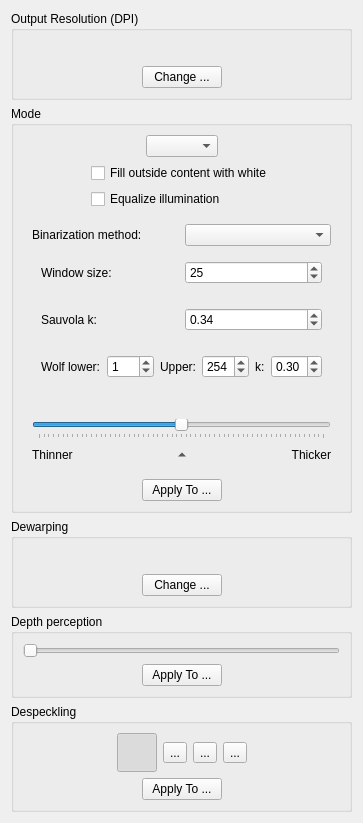
<?xml version="1.0" encoding="UTF-8"?>
<ui version="4.0">
 <class>OutputOptionsWidget</class>
 <widget class="QWidget" name="OutputOptionsWidget">
  <property name="geometry">
   <rect>
    <x>0</x>
    <y>0</y>
    <width>228</width>
    <height>621</height>
   </rect>
  </property>
  <property name="windowTitle">
   <string>Form</string>
  </property>
  <layout class="QVBoxLayout" name="verticalLayout_6">
   <item>
    <widget class="QGroupBox" name="dpiPanel">
     <property name="title">
      <string>Output Resolution (DPI)</string>
     </property>
     <layout class="QVBoxLayout" name="verticalLayout_2">
      <item>
       <layout class="QHBoxLayout" name="horizontalLayout_3">
        <item>
         <spacer name="horizontalSpacer_5">
          <property name="orientation">
           <enum>Qt::Horizontal</enum>
          </property>
          <property name="sizeHint" stdset="0">
           <size>
            <width>0</width>
            <height>20</height>
           </size>
          </property>
         </spacer>
        </item>
        <item>
         <widget class="QLabel" name="dpiLabel">
          <property name="text">
           <string/>
          </property>
         </widget>
        </item>
        <item>
         <spacer name="horizontalSpacer_6">
          <property name="orientation">
           <enum>Qt::Horizontal</enum>
          </property>
          <property name="sizeHint" stdset="0">
           <size>
            <width>0</width>
            <height>20</height>
           </size>
          </property>
         </spacer>
        </item>
       </layout>
      </item>
      <item>
       <layout class="QHBoxLayout" name="horizontalLayout_4">
        <item>
         <spacer name="horizontalSpacer_7">
          <property name="orientation">
           <enum>Qt::Horizontal</enum>
          </property>
          <property name="sizeHint" stdset="0">
           <size>
            <width>0</width>
            <height>20</height>
           </size>
          </property>
         </spacer>
        </item>
        <item>
         <widget class="QPushButton" name="changeDpiButton">
          <property name="text">
           <string>Change ...</string>
          </property>
         </widget>
        </item>
        <item>
         <spacer name="horizontalSpacer_8">
          <property name="orientation">
           <enum>Qt::Horizontal</enum>
          </property>
          <property name="sizeHint" stdset="0">
           <size>
            <width>0</width>
            <height>20</height>
           </size>
          </property>
         </spacer>
        </item>
       </layout>
      </item>
     </layout>
    </widget>
   </item>
   <item>
    <widget class="QGroupBox" name="modePanel">
     <property name="title">
      <string>Mode</string>
     </property>
     <property name="flat">
      <bool>false</bool>
     </property>
     <property name="checkable">
      <bool>false</bool>
     </property>
     <layout class="QVBoxLayout" name="verticalLayout_4">
      <item>
       <layout class="QHBoxLayout" name="horizontalLayout_2">
        <item>
         <spacer name="horizontalSpacer">
          <property name="orientation">
           <enum>Qt::Horizontal</enum>
          </property>
          <property name="sizeHint" stdset="0">
           <size>
            <width>0</width>
            <height>20</height>
           </size>
          </property>
         </spacer>
        </item>
        <item>
         <widget class="QComboBox" name="colorModeSelector"/>
        </item>
        <item>
         <spacer name="horizontalSpacer_2">
          <property name="orientation">
           <enum>Qt::Horizontal</enum>
          </property>
          <property name="sizeHint" stdset="0">
           <size>
            <width>0</width>
            <height>20</height>
           </size>
          </property>
         </spacer>
        </item>
       </layout>
      </item>
      <item>
       <widget class="QWidget" name="colorGrayscaleOptions" native="true">
        <layout class="QHBoxLayout" name="horizontalLayout_6">
         <property name="margin">
          <number>0</number>
         </property>
         <item>
          <spacer name="horizontalSpacer_13">
           <property name="orientation">
            <enum>Qt::Horizontal</enum>
           </property>
           <property name="sizeHint" stdset="0">
            <size>
             <width>13</width>
             <height>17</height>
            </size>
           </property>
          </spacer>
         </item>
         <item>
          <layout class="QVBoxLayout" name="verticalLayout_3">
           <item>
            <widget class="QCheckBox" name="whiteMarginsCB">
             <property name="text">
              <string>Fill outside content with white</string>
             </property>
             <property name="toolTip">
              <string>If unchecked, the estimated background color is used for areas outside the content.</string>
             </property>
            </widget>
           </item>
           <item>
            <widget class="QCheckBox" name="equalizeIlluminationCB">
             <property name="text">
              <string>Equalize illumination</string>
             </property>
            </widget>
           </item>
          </layout>
         </item>
         <item>
          <spacer name="horizontalSpacer_14">
           <property name="orientation">
            <enum>Qt::Horizontal</enum>
           </property>
           <property name="sizeHint" stdset="0">
            <size>
             <width>13</width>
             <height>17</height>
            </size>
           </property>
          </spacer>
         </item>
        </layout>
       </widget>
      </item>
      <item>
       <widget class="QWidget" name="bwOptions" native="true">
        <layout class="QVBoxLayout" name="verticalLayout">
         <item>
          <layout class="QHBoxLayout" name="horizontalLayout_bwMethod">
           <item>
            <widget class="QLabel" name="binarizationMethodLabel">
             <property name="text">
              <string>Binarization method:</string>
             </property>
            </widget>
           </item>
           <item>
            <widget class="QComboBox" name="binarizationMethodCombo"/>
           </item>
          </layout>
         </item>
         <item>
          <widget class="QWidget" name="windowSizeRow" native="true">
           <layout class="QHBoxLayout" name="horizontalLayout_windowSize">
            <item>
             <widget class="QLabel" name="windowSizeLabel">
              <property name="text">
               <string>Window size:</string>
              </property>
             </widget>
            </item>
            <item>
             <widget class="QSpinBox" name="windowSizeSB">
              <property name="minimum">
               <number>3</number>
              </property>
              <property name="maximum">
               <number>99</number>
              </property>
              <property name="value">
               <number>25</number>
              </property>
             </widget>
            </item>
           </layout>
          </widget>
         </item>
         <item>
          <widget class="QWidget" name="sauvolaRow" native="true">
           <layout class="QHBoxLayout" name="horizontalLayout_sauvola">
            <item>
             <widget class="QLabel" name="sauvolaCoefLabel">
              <property name="text">
               <string>Sauvola k:</string>
              </property>
             </widget>
            </item>
            <item>
             <widget class="QDoubleSpinBox" name="sauvolaCoefSB">
              <property name="minimum">
               <double>0.10</double>
              </property>
              <property name="maximum">
               <double>0.80</double>
              </property>
              <property name="singleStep">
               <double>0.01</double>
              </property>
              <property name="value">
               <double>0.34</double>
              </property>
              <property name="decimals">
               <number>2</number>
              </property>
             </widget>
            </item>
           </layout>
          </widget>
         </item>
         <item>
          <widget class="QWidget" name="wolfRow" native="true">
           <layout class="QHBoxLayout" name="horizontalLayout_wolf">
            <item>
             <widget class="QLabel" name="wolfLowerLabel">
              <property name="text">
               <string>Wolf lower:</string>
              </property>
             </widget>
            </item>
            <item>
             <widget class="QSpinBox" name="wolfLowerSB">
              <property name="minimum">
               <number>0</number>
              </property>
              <property name="maximum">
               <number>255</number>
              </property>
              <property name="value">
               <number>1</number>
              </property>
             </widget>
            </item>
            <item>
             <widget class="QLabel" name="wolfUpperLabel">
              <property name="text">
               <string>Upper:</string>
              </property>
             </widget>
            </item>
            <item>
             <widget class="QSpinBox" name="wolfUpperSB">
              <property name="minimum">
               <number>0</number>
              </property>
              <property name="maximum">
               <number>255</number>
              </property>
              <property name="value">
               <number>254</number>
              </property>
             </widget>
            </item>
            <item>
             <widget class="QLabel" name="wolfCoefLabel">
              <property name="text">
               <string>k:</string>
              </property>
             </widget>
            </item>
            <item>
             <widget class="QDoubleSpinBox" name="wolfCoefSB">
              <property name="minimum">
               <double>0.10</double>
              </property>
              <property name="maximum">
               <double>0.80</double>
              </property>
              <property name="singleStep">
               <double>0.01</double>
              </property>
              <property name="value">
               <double>0.30</double>
              </property>
              <property name="decimals">
               <number>2</number>
              </property>
             </widget>
            </item>
           </layout>
          </widget>
         </item>
         <item>
          <layout class="QHBoxLayout" name="horizontalLayout_12">
           <item>
            <spacer name="horizontalSpacer_22">
             <property name="orientation">
              <enum>Qt::Horizontal</enum>
             </property>
             <property name="sizeHint" stdset="0">
              <size>
               <width>40</width>
               <height>20</height>
              </size>
             </property>
            </spacer>
           </item>
           <item>
            <widget class="QLabel" name="thresholLabel">
             <property name="text">
              <string/>
             </property>
            </widget>
           </item>
           <item>
            <spacer name="horizontalSpacer_21">
             <property name="orientation">
              <enum>Qt::Horizontal</enum>
             </property>
             <property name="sizeHint" stdset="0">
              <size>
               <width>40</width>
               <height>20</height>
              </size>
             </property>
            </spacer>
           </item>
          </layout>
         </item>
         <item>
          <widget class="QSlider" name="thresholdSlider">
           <property name="minimum">
            <number>-30</number>
           </property>
           <property name="maximum">
            <number>30</number>
           </property>
           <property name="pageStep">
            <number>5</number>
           </property>
           <property name="tracking">
            <bool>true</bool>
           </property>
           <property name="orientation">
            <enum>Qt::Horizontal</enum>
           </property>
           <property name="invertedAppearance">
            <bool>false</bool>
           </property>
           <property name="invertedControls">
            <bool>false</bool>
           </property>
           <property name="tickPosition">
            <enum>QSlider::TicksBelow</enum>
           </property>
          </widget>
         </item>
         <item>
          <layout class="QHBoxLayout" name="horizontalLayout_7">
           <property name="spacing">
            <number>0</number>
           </property>
           <item>
            <widget class="QLabel" name="lighterThresholdLink">
             <property name="text">
              <string>Thinner</string>
             </property>
            </widget>
           </item>
           <item>
            <widget class="QToolButton" name="neutralThresholdBtn">
             <property name="cursor">
              <cursorShape>PointingHandCursor</cursorShape>
             </property>
             <property name="text">
              <string/>
             </property>
             <property name="iconSize">
              <size>
               <width>12</width>
               <height>12</height>
              </size>
             </property>
             <property name="toolButtonStyle">
              <enum>Qt::ToolButtonIconOnly</enum>
             </property>
             <property name="autoRaise">
              <bool>true</bool>
             </property>
             <property name="arrowType">
              <enum>Qt::UpArrow</enum>
             </property>
            </widget>
           </item>
           <item>
            <widget class="QLabel" name="darkerThresholdLink">
             <property name="text">
              <string>Thicker</string>
             </property>
             <property name="alignment">
              <set>Qt::AlignRight|Qt::AlignTrailing|Qt::AlignVCenter</set>
             </property>
            </widget>
           </item>
          </layout>
         </item>
        </layout>
       </widget>
      </item>
      <item>
       <layout class="QHBoxLayout" name="horizontalLayout_5">
        <item>
         <spacer name="horizontalSpacer_9">
          <property name="orientation">
           <enum>Qt::Horizontal</enum>
          </property>
          <property name="sizeHint" stdset="0">
           <size>
            <width>0</width>
            <height>20</height>
           </size>
          </property>
         </spacer>
        </item>
        <item>
         <widget class="QPushButton" name="applyColorsButton">
          <property name="text">
           <string>Apply To ...</string>
          </property>
         </widget>
        </item>
        <item>
         <spacer name="horizontalSpacer_10">
          <property name="orientation">
           <enum>Qt::Horizontal</enum>
          </property>
          <property name="sizeHint" stdset="0">
           <size>
            <width>0</width>
            <height>20</height>
           </size>
          </property>
         </spacer>
        </item>
       </layout>
      </item>
     </layout>
    </widget>
   </item>
   <item>
    <widget class="QGroupBox" name="dewarpingPanel">
     <property name="title">
      <string>Dewarping</string>
     </property>
     <layout class="QVBoxLayout" name="verticalLayout_7">
      <item>
       <layout class="QHBoxLayout" name="horizontalLayout_11">
        <item>
         <spacer name="horizontalSpacer_19">
          <property name="orientation">
           <enum>Qt::Horizontal</enum>
          </property>
          <property name="sizeHint" stdset="0">
           <size>
            <width>0</width>
            <height>20</height>
           </size>
          </property>
         </spacer>
        </item>
        <item>
         <widget class="QLabel" name="dewarpingStatusLabel">
          <property name="text">
           <string/>
          </property>
         </widget>
        </item>
        <item>
         <spacer name="horizontalSpacer_20">
          <property name="orientation">
           <enum>Qt::Horizontal</enum>
          </property>
          <property name="sizeHint" stdset="0">
           <size>
            <width>0</width>
            <height>20</height>
           </size>
          </property>
         </spacer>
        </item>
       </layout>
      </item>
      <item>
       <layout class="QHBoxLayout" name="horizontalLayout_8">
        <item>
         <spacer name="horizontalSpacer_17">
          <property name="orientation">
           <enum>Qt::Horizontal</enum>
          </property>
          <property name="sizeHint" stdset="0">
           <size>
            <width>40</width>
            <height>20</height>
           </size>
          </property>
         </spacer>
        </item>
        <item>
         <widget class="QPushButton" name="changeDewarpingButton">
          <property name="text">
           <string>Change ...</string>
          </property>
         </widget>
        </item>
        <item>
         <spacer name="horizontalSpacer_18">
          <property name="orientation">
           <enum>Qt::Horizontal</enum>
          </property>
          <property name="sizeHint" stdset="0">
           <size>
            <width>40</width>
            <height>20</height>
           </size>
          </property>
         </spacer>
        </item>
       </layout>
      </item>
     </layout>
    </widget>
   </item>
   <item>
    <widget class="QGroupBox" name="depthPerceptionPanel">
     <property name="title">
      <string>Depth perception</string>
     </property>
     <layout class="QVBoxLayout" name="verticalLayout_8">
      <item>
       <widget class="QSlider" name="depthPerceptionSlider">
        <property name="minimum">
         <number>10</number>
        </property>
        <property name="maximum">
         <number>30</number>
        </property>
        <property name="pageStep">
         <number>5</number>
        </property>
        <property name="value">
         <number>10</number>
        </property>
        <property name="orientation">
         <enum>Qt::Horizontal</enum>
        </property>
       </widget>
      </item>
      <item>
       <layout class="QHBoxLayout" name="horizontalLayout_10">
        <item>
         <spacer name="horizontalSpacer_3">
          <property name="orientation">
           <enum>Qt::Horizontal</enum>
          </property>
          <property name="sizeHint" stdset="0">
           <size>
            <width>40</width>
            <height>20</height>
           </size>
          </property>
         </spacer>
        </item>
        <item>
         <widget class="QPushButton" name="applyDepthPerceptionButton">
          <property name="text">
           <string>Apply To ...</string>
          </property>
         </widget>
        </item>
        <item>
         <spacer name="horizontalSpacer_4">
          <property name="orientation">
           <enum>Qt::Horizontal</enum>
          </property>
          <property name="sizeHint" stdset="0">
           <size>
            <width>40</width>
            <height>20</height>
           </size>
          </property>
         </spacer>
        </item>
       </layout>
      </item>
     </layout>
    </widget>
   </item>
   <item>
    <widget class="QGroupBox" name="despecklePanel">
     <property name="title">
      <string>Despeckling</string>
     </property>
     <layout class="QVBoxLayout" name="verticalLayout_5">
      <item>
       <layout class="QHBoxLayout" name="horizontalLayout">
        <property name="spacing">
         <number>6</number>
        </property>
        <item>
         <spacer name="horizontalSpacer_11">
          <property name="orientation">
           <enum>Qt::Horizontal</enum>
          </property>
          <property name="sizeHint" stdset="0">
           <size>
            <width>40</width>
            <height>20</height>
           </size>
          </property>
         </spacer>
        </item>
        <item>
         <widget class="QToolButton" name="despeckleOffBtn">
          <property name="statusTip">
           <string>No despeckling</string>
          </property>
          <property name="text">
           <string/>
          </property>
          <property name="iconSize">
           <size>
            <width>32</width>
            <height>32</height>
           </size>
          </property>
          <property name="checkable">
           <bool>true</bool>
          </property>
          <property name="checked">
           <bool>true</bool>
          </property>
          <property name="autoExclusive">
           <bool>true</bool>
          </property>
         </widget>
        </item>
        <item>
         <widget class="QToolButton" name="despeckleCautiousBtn">
          <property name="statusTip">
           <string>Cautious despeckling</string>
          </property>
          <property name="text">
           <string>...</string>
          </property>
          <property name="icon">
           <iconset resource="../../../resources/resources.qrc">
            <normaloff>:/icons/despeckle-cautious.png.png</normaloff>:/icons/despeckle-cautious.png.png</iconset>
          </property>
          <property name="iconSize">
           <size>
            <width>32</width>
            <height>32</height>
           </size>
          </property>
          <property name="checkable">
           <bool>true</bool>
          </property>
          <property name="autoExclusive">
           <bool>true</bool>
          </property>
         </widget>
        </item>
        <item>
         <widget class="QToolButton" name="despeckleNormalBtn">
          <property name="statusTip">
           <string>Normal despeckling</string>
          </property>
          <property name="text">
           <string>...</string>
          </property>
          <property name="icon">
           <iconset resource="../../../resources/resources.qrc">
            <normaloff>:/icons/despeckle-normal.png.png</normaloff>:/icons/despeckle-normal.png.png</iconset>
          </property>
          <property name="iconSize">
           <size>
            <width>32</width>
            <height>32</height>
           </size>
          </property>
          <property name="checkable">
           <bool>true</bool>
          </property>
          <property name="autoExclusive">
           <bool>true</bool>
          </property>
         </widget>
        </item>
        <item>
         <widget class="QToolButton" name="despeckleAggressiveBtn">
          <property name="statusTip">
           <string>Aggressive despeckling</string>
          </property>
          <property name="text">
           <string>...</string>
          </property>
          <property name="icon">
           <iconset resource="../../../resources/resources.qrc">
            <normaloff>:/icons/despeckle-aggressive.png.png</normaloff>:/icons/despeckle-aggressive.png.png</iconset>
          </property>
          <property name="iconSize">
           <size>
            <width>32</width>
            <height>32</height>
           </size>
          </property>
          <property name="checkable">
           <bool>true</bool>
          </property>
          <property name="autoExclusive">
           <bool>true</bool>
          </property>
         </widget>
        </item>
        <item>
         <spacer name="horizontalSpacer_12">
          <property name="orientation">
           <enum>Qt::Horizontal</enum>
          </property>
          <property name="sizeHint" stdset="0">
           <size>
            <width>40</width>
            <height>20</height>
           </size>
          </property>
         </spacer>
        </item>
       </layout>
      </item>
      <item>
       <layout class="QHBoxLayout" name="horizontalLayout_9">
        <item>
         <spacer name="horizontalSpacer_15">
          <property name="orientation">
           <enum>Qt::Horizontal</enum>
          </property>
          <property name="sizeHint" stdset="0">
           <size>
            <width>0</width>
            <height>20</height>
           </size>
          </property>
         </spacer>
        </item>
        <item>
         <widget class="QPushButton" name="applyDespeckleButton">
          <property name="text">
           <string>Apply To ...</string>
          </property>
         </widget>
        </item>
        <item>
         <spacer name="horizontalSpacer_16">
          <property name="orientation">
           <enum>Qt::Horizontal</enum>
          </property>
          <property name="sizeHint" stdset="0">
           <size>
            <width>0</width>
            <height>20</height>
           </size>
          </property>
         </spacer>
        </item>
       </layout>
      </item>
     </layout>
    </widget>
   </item>
   <item>
    <spacer name="verticalSpacer_2">
     <property name="orientation">
      <enum>Qt::Vertical</enum>
     </property>
     <property name="sizeHint" stdset="0">
      <size>
       <width>20</width>
       <height>40</height>
      </size>
     </property>
    </spacer>
   </item>
  </layout>
 </widget>
 <resources>
  <include location="../../../resources/resources.qrc"/>
 </resources>
 <connections/>
</ui>
